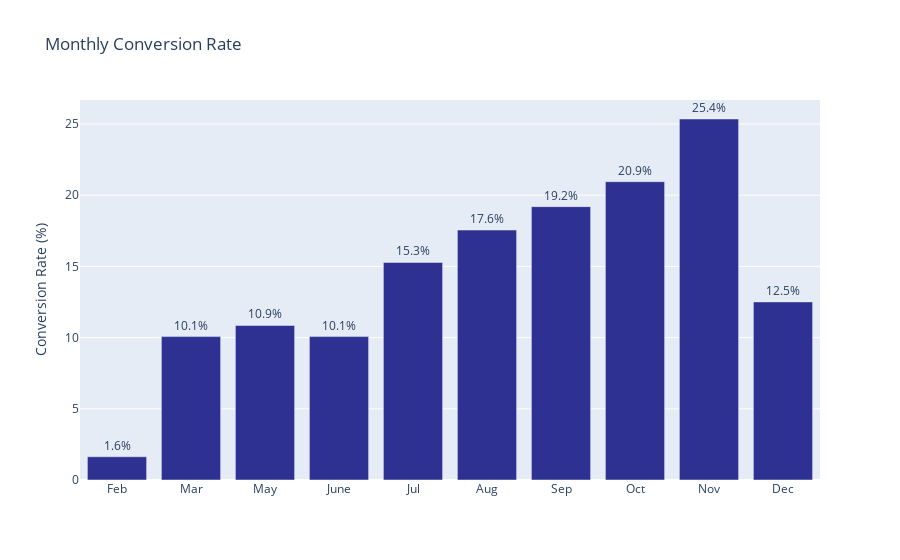

This figure's notebook cell:
### Markdown cell above
### 8. Monthly Conversion Rate

### Code cell
# Compute monthly conversion rate
month_conv = (
    pd.crosstab(df["month"], df["Revenue_Label"], normalize="index")
    * 100
).reset_index()

# Keep only Converted %
month_conv = month_conv[["month", "Converted"]]

# Sort chronologically (adjust order if needed)
month_order = ["Jan","Feb","Mar","Apr","May","June",
               "Jul","Aug","Sep","Oct","Nov","Dec"]

month_conv["month"] = pd.Categorical(
    month_conv["month"],
    categories=month_order,
    ordered=True
)

month_conv = month_conv.sort_values("month")

# Plot
fig = px.bar(
    month_conv,
    x="month",
    y="Converted",
    title="Monthly Conversion Rate",
    labels={"month": " ", "Converted": "Conversion Rate (%)"},
)

fig.update_traces(marker_color=BLUE, texttemplate='%{y:.1f}%', textposition="outside")
fig.update_layout(showlegend=False)

fig.show()

### Figure 1 — Plotly figure (JSON) as saved in the notebook; plotly's stock layout.template omitted (floating-point values rounded to 4 significant figures)
{"data": [{"alignmentgroup": "True", "hovertemplate": " =%{x}<br>Conversion Rate (%)=%{y}<extra></extra>", "legendgroup": "", "marker": {"color": "#2E3192", "pattern": {"shape": ""}}, "name": "", "offsetgroup": "", "orientation": "v", "showlegend": false, "textposition": "outside", "texttemplate": "%{y:.1f}%", "type": "bar", "x": ["Feb", "Mar", "May", "June", "Jul", "Aug", "Sep", "Oct", "Nov", "Dec"], "xaxis": "x", "y": [1.63, 10.07, 10.85, 10.07, 15.28, 17.55, 19.2, 20.95, 25.35, 12.51], "yaxis": "y"}], "layout": {"barmode": "relative", "legend": {"tracegroupgap": 0}, "showlegend": false, "title": {"text": "Monthly Conversion Rate"}, "xaxis": {"anchor": "y", "domain": [0, 1], "title": {"text": " "}}, "yaxis": {"anchor": "x", "domain": [0, 1], "title": {"text": "Conversion Rate (%)"}}}}
